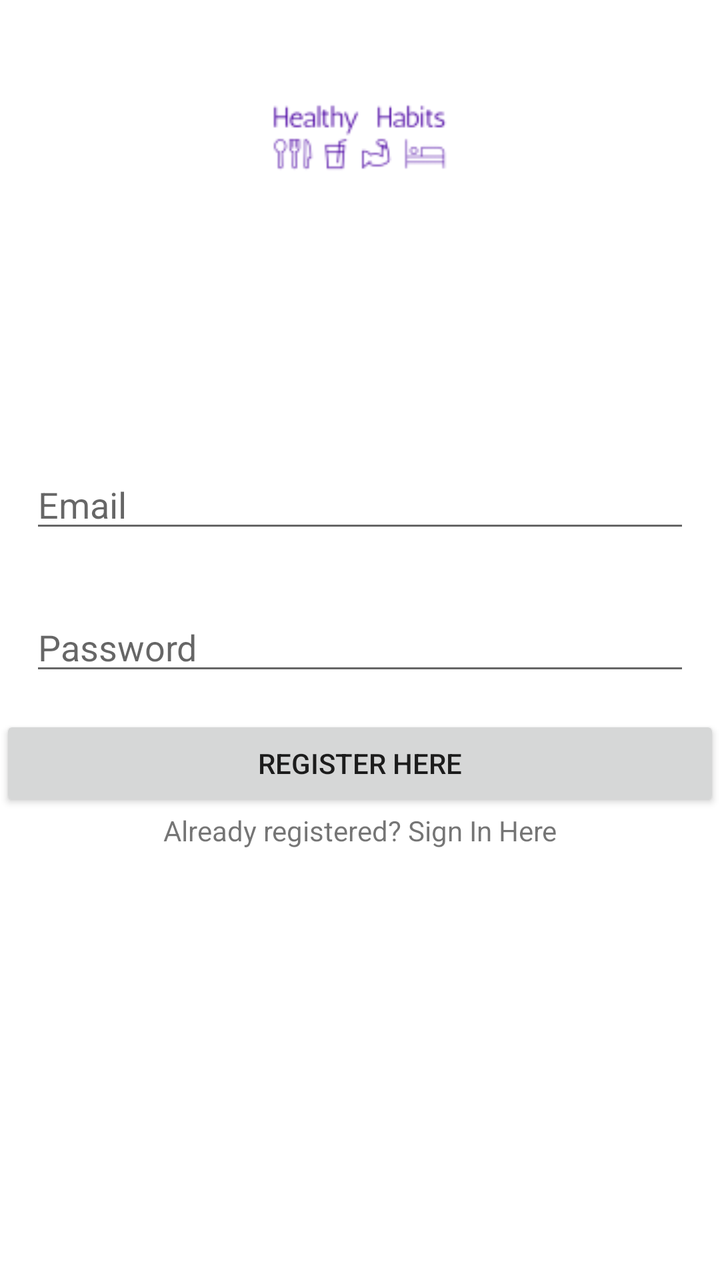
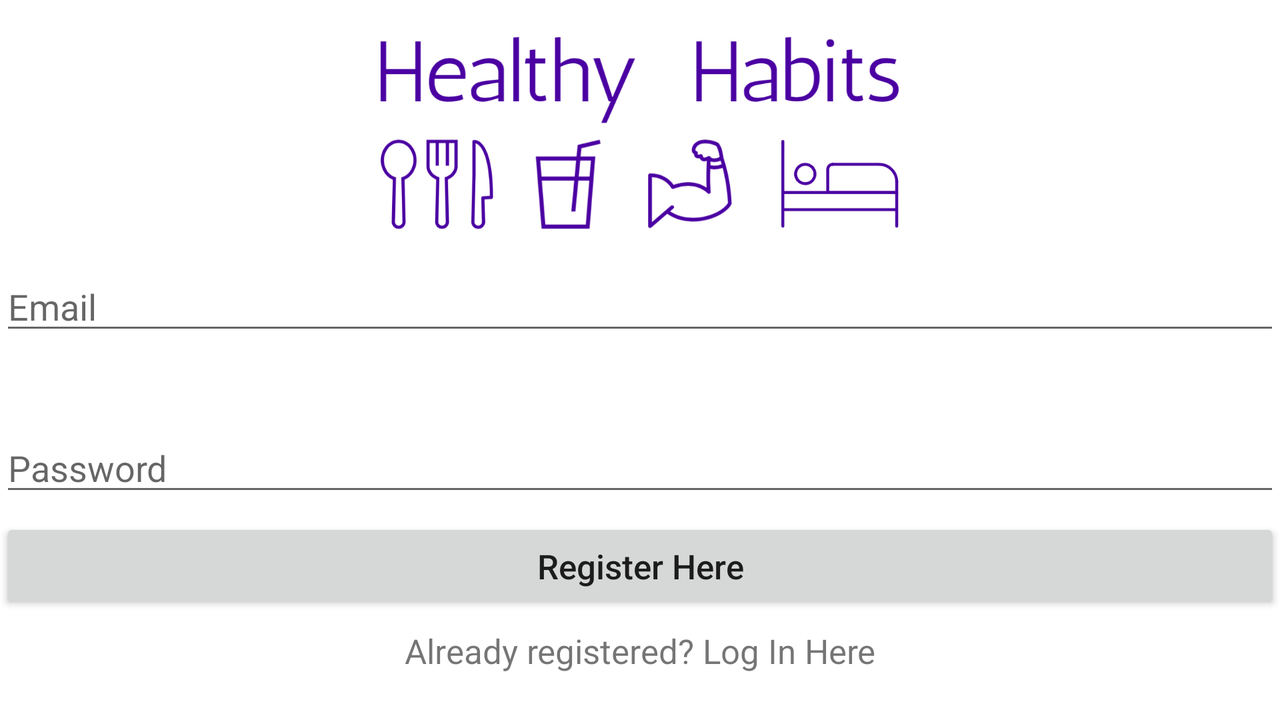

An Android layout and its configuration variant, each rendered on a device that would load it. The default file and the variant file are quoted in full after the pictures.
<!-- AndroidManifest.xml: application theme AppTheme -->
<!-- res/layout/activity_main.xml -->
<?xml version="1.0" encoding="utf-8"?>
<RelativeLayout xmlns:android="http://schemas.android.com/apk/res/android"
    xmlns:app="http://schemas.android.com/apk/res-auto"
    xmlns:tools="http://schemas.android.com/tools"
    android:background="#FFFFFF"
    android:layout_width="match_parent"
    android:layout_height="match_parent"
    tools:context=".MainActivity">

    <LinearLayout
        android:layout_width="match_parent"
        android:layout_height="wrap_content"
        android:layout_centerHorizontal="true"
        android:layout_centerVertical="true"
        android:orientation="vertical">

        <EditText
            android:layout_margin="15dp"
            android:inputType="textEmailAddress"
            android:id="@+id/editTextEmail"
            android:layout_width="match_parent"
            android:layout_height="wrap_content"
            android:hint="Email" />

        <EditText
            android:layout_margin="15dp"
            android:inputType="textPassword"
            android:id="@+id/editTextPassword"
            android:layout_width="match_parent"
            android:layout_height="wrap_content"
            android:hint="Password" />

        <Button
            android:id="@+id/buttonRegister"
            android:text="Register Here"
            android:layout_width="match_parent"
            android:layout_height="wrap_content" />

        <TextView
            android:textAlignment="center"
            android:text="Already registered? Sign In Here"
            android:id="@+id/textViewSignIn"
            android:layout_width="match_parent"
            android:layout_height="wrap_content" />

    </LinearLayout>

    <ImageView
        android:id="@+id/imageView"
        android:layout_width="226dp"
        android:layout_height="141dp"
        android:layout_alignParentTop="true"
        android:layout_centerHorizontal="true"
        android:layout_marginTop="0dp"
        app:srcCompat="@mipmap/logo" />

</RelativeLayout>
<!-- resources referenced by this layout -->
<resources>
  <!-- mipmap logo: png bitmap (drawable-hdpi, 825 bytes) -->
  <style name="AppTheme" parent="Theme.AppCompat.Light.DarkActionBar">
          
          <item name="colorPrimary">@color/colorPrimary</item>
          <item name="colorPrimaryDark">@color/colorPrimaryDark</item>
          <item name="colorAccent">@color/colorAccent</item>
      </style>
  <color name="colorPrimary">#3b14a0</color>
  <color name="colorPrimaryDark">#3b14a0</color>
  <color name="colorAccent">#3b14a0</color>
</resources>
<!-- res/layout-land/activity_main.xml (the repository's variant of the layout above) -->
<!-- drawn on the phone turned sideways -->
<?xml version="1.0" encoding="utf-8"?>
<RelativeLayout xmlns:android="http://schemas.android.com/apk/res/android"
    xmlns:app="http://schemas.android.com/apk/res-auto"
    xmlns:tools="http://schemas.android.com/tools"
    android:background="#FFFFFF"
    android:layout_width="match_parent"
    android:layout_height="match_parent"
    tools:context=".MainActivity">

    <ImageView
        android:id="@+id/imageView7"
        android:layout_width="267dp"
        android:layout_height="100dp"
        android:layout_alignParentTop="true"
        android:layout_centerHorizontal="true"
        android:layout_marginTop="16dp"
        app:srcCompat="@drawable/healthy_habits_logo" />

    <EditText
        android:id="@+id/editTextEmail"
        android:layout_width="match_parent"
        android:layout_height="wrap_content"
        android:layout_alignParentStart="true"
        android:layout_alignParentTop="true"
        android:layout_marginTop="131dp"
        android:hint="Email"
        android:inputType="textEmailAddress" />

    <EditText
        android:id="@+id/editTextPassword"
        android:layout_width="match_parent"
        android:layout_height="wrap_content"
        android:layout_alignParentStart="true"
        android:layout_alignParentBottom="true"
        android:layout_marginStart="0dp"
        android:layout_marginBottom="107dp"
        android:hint="Password"
        android:inputType="textPassword" />

    <Button
        android:id="@+id/buttonRegister"
        android:layout_width="match_parent"
        android:layout_height="wrap_content"
        android:layout_alignParentStart="true"
        android:layout_alignParentBottom="true"
        android:layout_marginStart="0dp"
        android:layout_marginBottom="53dp"
        android:text="Register Here"
        android:textAllCaps="false"
        android:textSize="17dp" />

    <TextView
        android:id="@+id/textViewSignIn"
        android:layout_width="match_parent"
        android:layout_height="34dp"
        android:layout_alignParentStart="true"
        android:layout_alignParentBottom="true"
        android:layout_marginStart="0dp"
        android:layout_marginBottom="12dp"
        android:text="Already registered? Log In Here"
        android:textAlignment="center"
        android:textSize="17dp" />

</RelativeLayout>
<!-- resources referenced by the variant -->
<!-- as the phone turned sideways resolves them -->
<resources>
  <!-- drawable healthy_habits_logo: png bitmap (drawable, 75410 bytes) -->
  <style name="AppTheme" parent="Theme.AppCompat.Light.DarkActionBar">
          
          <item name="colorPrimary">@color/colorPrimary</item>
          <item name="colorPrimaryDark">@color/colorPrimaryDark</item>
          <item name="colorAccent">@color/colorAccent</item>
      </style>
  <color name="colorPrimary">#3b14a0</color>
  <color name="colorPrimaryDark">#3b14a0</color>
  <color name="colorAccent">#3b14a0</color>
</resources>
